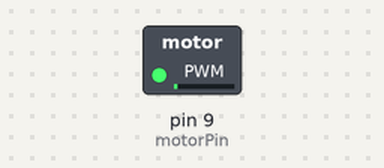
A sketch run on a simulated Arduino Uno, built with avr-gcc and run on an emulated ATmega328P. Shown: switched loads named in the sketch (green lamp = pin HIGH).

Above: at 0.05 s.
At 2.3 s:
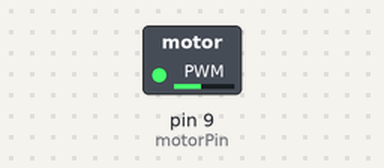
At 4.6 s:
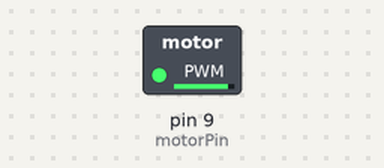
At 9.2 s:
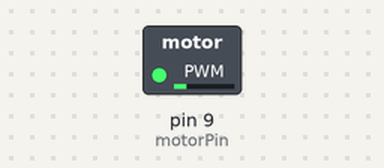
Timing chart, 0 to 13.3 s (numbered marks = the images above):
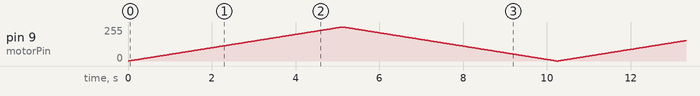

The sketch:

Task2_motorAcceleration.ino
```cpp
/*
 HERIOT-WATT UNIVERSITY
 School of Engineering and Physical Sciences
 Mechanical Engineering Laboratory
 Arduino Experiments

 DC Motor Control: Motor Acceleration

 */
// Set up variable for motor pin output
const int motorPin = 9; // Motor pin (output)

void setup()
{
  Serial.begin(9600);   // Set up the serial port;
  pinMode(motorPin, OUTPUT);// Set up the motor pin to be an output;
}

void loop()
 {
  /* Task 2:
    *  Call function motorAcceleration
    *  This passes an integer to the function (delayTime) which controls how long it waits to move.
  */
  motorAcceleration(20);
 }

//Task 2
// This function slowly accelerates the motor to full speed, then back down to zero.
void motorAcceleration(int delayTime)
 {
   for(int speed = 0; speed <= 255; speed++) // accelerate the motor
    {
      analogWrite(motorPin,speed);	// set the new speed
      delay(delayTime);           	// create a delay between speed steps
    }

   for(int speed = 255; speed >= 0; speed--) // decelerate the motor
    {
      analogWrite(motorPin,speed);	// set the new speed
      delay(delayTime);           	// create a delay between speed steps
    }
 }
```
